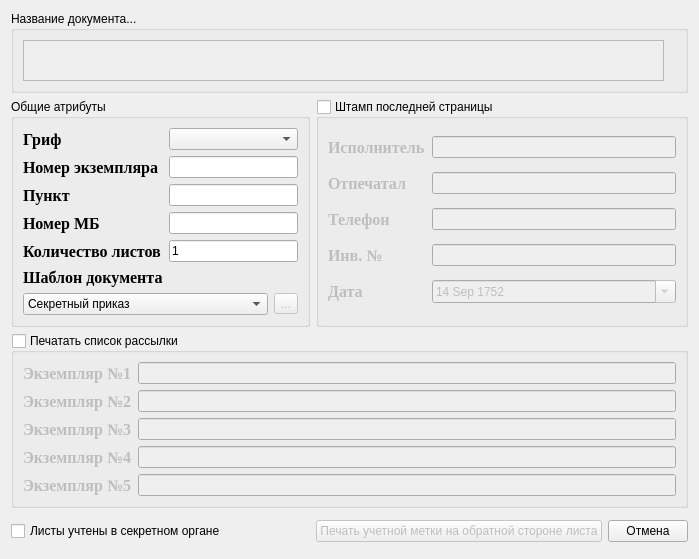
<?xml version="1.0" encoding="UTF-8"?>
<ui version="4.0">
 <class>AskTheUser</class>
 <widget class="QDialog" name="AskTheUser">
  <property name="windowModality">
   <enum>Qt::WindowModal</enum>
  </property>
  <property name="geometry">
   <rect>
    <x>0</x>
    <y>0</y>
    <width>677</width>
    <height>515</height>
   </rect>
  </property>
  <property name="windowTitle">
   <string>Dialog</string>
  </property>
  <layout class="QGridLayout" name="gridLayout_5">
   <item row="0" column="0" colspan="3">
    <widget class="QGroupBox" name="groupBox_4">
     <property name="title">
      <string>Название документа...</string>
     </property>
     <layout class="QVBoxLayout" name="verticalLayout">
      <item>
       <widget class="QPlainTextEdit" name="docName_plainTextEdit">
        <property name="enabled">
         <bool>false</bool>
        </property>
        <property name="maximumSize">
         <size>
          <width>641</width>
          <height>41</height>
         </size>
        </property>
        <property name="verticalScrollBarPolicy">
         <enum>Qt::ScrollBarAsNeeded</enum>
        </property>
        <property name="horizontalScrollBarPolicy">
         <enum>Qt::ScrollBarAlwaysOff</enum>
        </property>
        <property name="plainText">
         <string/>
        </property>
       </widget>
      </item>
     </layout>
    </widget>
   </item>
   <item row="1" column="0">
    <widget class="QGroupBox" name="groupBox">
     <property name="title">
      <string>Общие атрибуты</string>
     </property>
     <layout class="QGridLayout" name="gridLayout">
      <item row="0" column="0">
       <widget class="QLabel" name="label">
        <property name="font">
         <font>
          <family>Times New Roman</family>
          <pointsize>12</pointsize>
          <weight>75</weight>
          <bold>true</bold>
         </font>
        </property>
        <property name="text">
         <string>Гриф</string>
        </property>
       </widget>
      </item>
      <item row="0" column="1" colspan="2">
       <widget class="QComboBox" name="secretCBox">
        <property name="currentIndex">
         <number>-1</number>
        </property>
        <item>
         <property name="text">
          <string>Секретно</string>
         </property>
        </item>
        <item>
         <property name="text">
          <string>Сов.секретно</string>
         </property>
        </item>
        <item>
         <property name="text">
          <string>Особой важности</string>
         </property>
        </item>
       </widget>
      </item>
      <item row="1" column="0">
       <widget class="QLabel" name="label_2">
        <property name="font">
         <font>
          <family>Times New Roman</family>
          <pointsize>12</pointsize>
          <weight>75</weight>
          <bold>true</bold>
         </font>
        </property>
        <property name="text">
         <string>Номер экземпляра</string>
        </property>
       </widget>
      </item>
      <item row="2" column="0">
       <widget class="QLabel" name="label_3">
        <property name="font">
         <font>
          <family>Times New Roman</family>
          <pointsize>12</pointsize>
          <weight>75</weight>
          <bold>true</bold>
         </font>
        </property>
        <property name="text">
         <string>Пункт</string>
        </property>
       </widget>
      </item>
      <item row="2" column="1" colspan="2">
       <widget class="QLineEdit" name="punktLineEd"/>
      </item>
      <item row="3" column="0">
       <widget class="QLabel" name="label_4">
        <property name="font">
         <font>
          <family>Times New Roman</family>
          <pointsize>12</pointsize>
          <weight>75</weight>
          <bold>true</bold>
         </font>
        </property>
        <property name="text">
         <string>Номер МБ</string>
        </property>
       </widget>
      </item>
      <item row="6" column="0" colspan="2">
       <widget class="QComboBox" name="templatesCbox">
        <property name="toolTip">
         <string>Выберите шаблон,который будет примен к текущему документу</string>
        </property>
        <property name="currentIndex">
         <number>0</number>
        </property>
        <item>
         <property name="text">
          <string>Секретный приказ</string>
         </property>
        </item>
       </widget>
      </item>
      <item row="6" column="2">
       <widget class="QToolButton" name="toolButton">
        <property name="enabled">
         <bool>false</bool>
        </property>
        <property name="toolTip">
         <string>Управление шаблонами (добавить,удалить,редактировать)</string>
        </property>
        <property name="text">
         <string>...</string>
        </property>
       </widget>
      </item>
      <item row="3" column="1" colspan="2">
       <widget class="QLineEdit" name="mbNumberLineEd"/>
      </item>
      <item row="1" column="1" colspan="2">
       <widget class="QLineEdit" name="copyNumberLineEd"/>
      </item>
      <item row="4" column="0">
       <widget class="QLabel" name="label_15">
        <property name="font">
         <font>
          <family>Times New Roman</family>
          <pointsize>12</pointsize>
          <weight>75</weight>
          <bold>true</bold>
         </font>
        </property>
        <property name="text">
         <string>Количество листов</string>
        </property>
       </widget>
      </item>
      <item row="5" column="0">
       <widget class="QLabel" name="label_16">
        <property name="font">
         <font>
          <family>Times New Roman</family>
          <pointsize>12</pointsize>
          <weight>75</weight>
          <bold>true</bold>
         </font>
        </property>
        <property name="text">
         <string>Шаблон документа</string>
        </property>
       </widget>
      </item>
      <item row="4" column="1" colspan="2">
       <widget class="QLineEdit" name="pageCountEd">
        <property name="inputMask">
         <string>Dddd; </string>
        </property>
        <property name="text">
         <string>1</string>
        </property>
       </widget>
      </item>
     </layout>
    </widget>
   </item>
   <item row="1" column="1" colspan="2">
    <widget class="QGroupBox" name="lastPageGroupBoxChecked">
     <property name="enabled">
      <bool>true</bool>
     </property>
     <property name="title">
      <string>Штамп последней страницы</string>
     </property>
     <property name="checkable">
      <bool>true</bool>
     </property>
     <property name="checked">
      <bool>false</bool>
     </property>
     <layout class="QGridLayout" name="gridLayout_2">
      <item row="0" column="0">
       <widget class="QLabel" name="label_5">
        <property name="font">
         <font>
          <family>Times New Roman</family>
          <pointsize>12</pointsize>
          <weight>75</weight>
          <bold>true</bold>
         </font>
        </property>
        <property name="text">
         <string>Исполнитель</string>
        </property>
       </widget>
      </item>
      <item row="0" column="1">
       <widget class="QLineEdit" name="executor_lineEd">
        <property name="enabled">
         <bool>false</bool>
        </property>
       </widget>
      </item>
      <item row="1" column="0">
       <widget class="QLabel" name="label_6">
        <property name="font">
         <font>
          <family>Times New Roman</family>
          <pointsize>12</pointsize>
          <weight>75</weight>
          <bold>true</bold>
         </font>
        </property>
        <property name="text">
         <string>Отпечатал</string>
        </property>
       </widget>
      </item>
      <item row="1" column="1">
       <widget class="QLineEdit" name="pressman_lineEd">
        <property name="enabled">
         <bool>false</bool>
        </property>
       </widget>
      </item>
      <item row="2" column="0">
       <widget class="QLabel" name="label_7">
        <property name="font">
         <font>
          <family>Times New Roman</family>
          <pointsize>12</pointsize>
          <weight>75</weight>
          <bold>true</bold>
         </font>
        </property>
        <property name="text">
         <string>Телефон</string>
        </property>
       </widget>
      </item>
      <item row="3" column="0">
       <widget class="QLabel" name="label_8">
        <property name="font">
         <font>
          <family>Times New Roman</family>
          <pointsize>12</pointsize>
          <weight>75</weight>
          <bold>true</bold>
         </font>
        </property>
        <property name="text">
         <string>Инв. №</string>
        </property>
       </widget>
      </item>
      <item row="5" column="0">
       <widget class="QLabel" name="label_9">
        <property name="font">
         <font>
          <family>Times New Roman</family>
          <pointsize>12</pointsize>
          <weight>75</weight>
          <bold>true</bold>
         </font>
        </property>
        <property name="text">
         <string>Дата</string>
        </property>
       </widget>
      </item>
      <item row="3" column="1">
       <widget class="QLineEdit" name="invNumber_lineEd">
        <property name="enabled">
         <bool>false</bool>
        </property>
        <property name="inputMask">
         <string/>
        </property>
        <property name="text">
         <string/>
        </property>
       </widget>
      </item>
      <item row="2" column="1">
       <widget class="QLineEdit" name="telephone_lineEd">
        <property name="enabled">
         <bool>false</bool>
        </property>
        <property name="inputMask">
         <string>#DDDddddddd; </string>
        </property>
       </widget>
      </item>
      <item row="5" column="1">
       <widget class="QDateEdit" name="dateField_dateEd">
        <property name="enabled">
         <bool>false</bool>
        </property>
        <property name="dateTime">
         <datetime>
          <hour>0</hour>
          <minute>0</minute>
          <second>0</second>
          <year>1752</year>
          <month>9</month>
          <day>14</day>
         </datetime>
        </property>
        <property name="calendarPopup">
         <bool>true</bool>
        </property>
       </widget>
      </item>
     </layout>
    </widget>
   </item>
   <item row="2" column="0" colspan="3">
    <widget class="QGroupBox" name="reciversListGroupBoxChecked">
     <property name="title">
      <string>Печатать список рассылки</string>
     </property>
     <property name="checkable">
      <bool>true</bool>
     </property>
     <property name="checked">
      <bool>false</bool>
     </property>
     <layout class="QGridLayout" name="gridLayout_4">
      <item row="0" column="0">
       <widget class="QLabel" name="label_17">
        <property name="font">
         <font>
          <family>Times New Roman</family>
          <pointsize>12</pointsize>
          <weight>75</weight>
          <bold>true</bold>
         </font>
        </property>
        <property name="text">
         <string>Экземпляр №1</string>
        </property>
       </widget>
      </item>
      <item row="0" column="1">
       <widget class="QLineEdit" name="reciverOne_lineEd">
        <property name="enabled">
         <bool>false</bool>
        </property>
       </widget>
      </item>
      <item row="1" column="0">
       <widget class="QLabel" name="label_18">
        <property name="font">
         <font>
          <family>Times New Roman</family>
          <pointsize>12</pointsize>
          <weight>75</weight>
          <bold>true</bold>
         </font>
        </property>
        <property name="text">
         <string>Экземпляр №2</string>
        </property>
       </widget>
      </item>
      <item row="1" column="1">
       <widget class="QLineEdit" name="reciverTwo_lineEd">
        <property name="enabled">
         <bool>false</bool>
        </property>
       </widget>
      </item>
      <item row="2" column="0">
       <widget class="QLabel" name="label_19">
        <property name="font">
         <font>
          <family>Times New Roman</family>
          <pointsize>12</pointsize>
          <weight>75</weight>
          <bold>true</bold>
         </font>
        </property>
        <property name="text">
         <string>Экземпляр №3</string>
        </property>
       </widget>
      </item>
      <item row="3" column="0">
       <widget class="QLabel" name="label_20">
        <property name="font">
         <font>
          <family>Times New Roman</family>
          <pointsize>12</pointsize>
          <weight>75</weight>
          <bold>true</bold>
         </font>
        </property>
        <property name="text">
         <string>Экземпляр №4</string>
        </property>
       </widget>
      </item>
      <item row="4" column="0">
       <widget class="QLabel" name="label_21">
        <property name="font">
         <font>
          <family>Times New Roman</family>
          <pointsize>12</pointsize>
          <weight>75</weight>
          <bold>true</bold>
         </font>
        </property>
        <property name="text">
         <string>Экземпляр №5</string>
        </property>
       </widget>
      </item>
      <item row="3" column="1">
       <widget class="QLineEdit" name="reciverFour_lineEd">
        <property name="enabled">
         <bool>false</bool>
        </property>
        <property name="inputMask">
         <string/>
        </property>
        <property name="text">
         <string/>
        </property>
       </widget>
      </item>
      <item row="2" column="1">
       <widget class="QLineEdit" name="reciverThree_lineEd">
        <property name="enabled">
         <bool>false</bool>
        </property>
        <property name="inputMask">
         <string/>
        </property>
       </widget>
      </item>
      <item row="4" column="1">
       <widget class="QLineEdit" name="reciverFive_lineEd">
        <property name="enabled">
         <bool>false</bool>
        </property>
        <property name="inputMask">
         <string/>
        </property>
        <property name="text">
         <string/>
        </property>
       </widget>
      </item>
     </layout>
    </widget>
   </item>
   <item row="3" column="2" rowspan="3">
    <widget class="QPushButton" name="pushButton">
     <property name="text">
      <string>Отмена</string>
     </property>
    </widget>
   </item>
   <item row="4" column="0">
    <widget class="QCheckBox" name="checkBox">
     <property name="text">
      <string>Листы учтены в секретном органе</string>
     </property>
    </widget>
   </item>
   <item row="4" column="1">
    <widget class="QPushButton" name="previewBtn">
     <property name="enabled">
      <bool>false</bool>
     </property>
     <property name="text">
      <string>Печать учетной метки на обратной стороне листа</string>
     </property>
     <property name="icon">
      <iconset>
       <normaloff>:/images/win/fileprint.png</normaloff>:/images/win/fileprint.png</iconset>
     </property>
     <property name="autoDefault">
      <bool>false</bool>
     </property>
     <property name="default">
      <bool>true</bool>
     </property>
    </widget>
   </item>
  </layout>
 </widget>
 <tabstops>
  <tabstop>docName_plainTextEdit</tabstop>
  <tabstop>secretCBox</tabstop>
  <tabstop>copyNumberLineEd</tabstop>
  <tabstop>punktLineEd</tabstop>
  <tabstop>mbNumberLineEd</tabstop>
  <tabstop>pageCountEd</tabstop>
  <tabstop>toolButton</tabstop>
  <tabstop>templatesCbox</tabstop>
  <tabstop>lastPageGroupBoxChecked</tabstop>
  <tabstop>executor_lineEd</tabstop>
  <tabstop>pressman_lineEd</tabstop>
  <tabstop>telephone_lineEd</tabstop>
  <tabstop>invNumber_lineEd</tabstop>
  <tabstop>dateField_dateEd</tabstop>
 </tabstops>
 <resources/>
 <connections>
  <connection>
   <sender>lastPageGroupBoxChecked</sender>
   <signal>toggled(bool)</signal>
   <receiver>executor_lineEd</receiver>
   <slot>setEnabled(bool)</slot>
   <hints>
    <hint type="sourcelabel">
     <x>484</x>
     <y>194</y>
    </hint>
    <hint type="destinationlabel">
     <x>535</x>
     <y>131</y>
    </hint>
   </hints>
  </connection>
  <connection>
   <sender>lastPageGroupBoxChecked</sender>
   <signal>toggled(bool)</signal>
   <receiver>pressman_lineEd</receiver>
   <slot>setEnabled(bool)</slot>
   <hints>
    <hint type="sourcelabel">
     <x>484</x>
     <y>194</y>
    </hint>
    <hint type="destinationlabel">
     <x>535</x>
     <y>165</y>
    </hint>
   </hints>
  </connection>
  <connection>
   <sender>lastPageGroupBoxChecked</sender>
   <signal>toggled(bool)</signal>
   <receiver>telephone_lineEd</receiver>
   <slot>setEnabled(bool)</slot>
   <hints>
    <hint type="sourcelabel">
     <x>484</x>
     <y>194</y>
    </hint>
    <hint type="destinationlabel">
     <x>535</x>
     <y>199</y>
    </hint>
   </hints>
  </connection>
  <connection>
   <sender>lastPageGroupBoxChecked</sender>
   <signal>toggled(bool)</signal>
   <receiver>invNumber_lineEd</receiver>
   <slot>setEnabled(bool)</slot>
   <hints>
    <hint type="sourcelabel">
     <x>484</x>
     <y>194</y>
    </hint>
    <hint type="destinationlabel">
     <x>535</x>
     <y>233</y>
    </hint>
   </hints>
  </connection>
  <connection>
   <sender>lastPageGroupBoxChecked</sender>
   <signal>toggled(bool)</signal>
   <receiver>dateField_dateEd</receiver>
   <slot>setEnabled(bool)</slot>
   <hints>
    <hint type="sourcelabel">
     <x>484</x>
     <y>194</y>
    </hint>
    <hint type="destinationlabel">
     <x>535</x>
     <y>267</y>
    </hint>
   </hints>
  </connection>
  <connection>
   <sender>reciversListGroupBoxChecked</sender>
   <signal>toggled(bool)</signal>
   <receiver>reciverOne_lineEd</receiver>
   <slot>setEnabled(bool)</slot>
   <hints>
    <hint type="sourcelabel">
     <x>338</x>
     <y>384</y>
    </hint>
    <hint type="destinationlabel">
     <x>395</x>
     <y>339</y>
    </hint>
   </hints>
  </connection>
  <connection>
   <sender>reciversListGroupBoxChecked</sender>
   <signal>toggled(bool)</signal>
   <receiver>reciverTwo_lineEd</receiver>
   <slot>setEnabled(bool)</slot>
   <hints>
    <hint type="sourcelabel">
     <x>338</x>
     <y>384</y>
    </hint>
    <hint type="destinationlabel">
     <x>395</x>
     <y>365</y>
    </hint>
   </hints>
  </connection>
  <connection>
   <sender>reciversListGroupBoxChecked</sender>
   <signal>toggled(bool)</signal>
   <receiver>reciverThree_lineEd</receiver>
   <slot>setEnabled(bool)</slot>
   <hints>
    <hint type="sourcelabel">
     <x>338</x>
     <y>384</y>
    </hint>
    <hint type="destinationlabel">
     <x>395</x>
     <y>391</y>
    </hint>
   </hints>
  </connection>
  <connection>
   <sender>reciversListGroupBoxChecked</sender>
   <signal>toggled(bool)</signal>
   <receiver>reciverFour_lineEd</receiver>
   <slot>setEnabled(bool)</slot>
   <hints>
    <hint type="sourcelabel">
     <x>338</x>
     <y>384</y>
    </hint>
    <hint type="destinationlabel">
     <x>395</x>
     <y>417</y>
    </hint>
   </hints>
  </connection>
  <connection>
   <sender>reciversListGroupBoxChecked</sender>
   <signal>toggled(bool)</signal>
   <receiver>reciverFive_lineEd</receiver>
   <slot>setEnabled(bool)</slot>
   <hints>
    <hint type="sourcelabel">
     <x>338</x>
     <y>384</y>
    </hint>
    <hint type="destinationlabel">
     <x>395</x>
     <y>443</y>
    </hint>
   </hints>
  </connection>
 </connections>
</ui>
